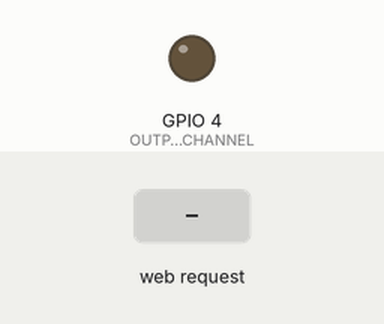
This program was run on a simulated ESP8266 (NodeMCU). On the bench: output pins drawn as LEDs (lit = HIGH). Inputs (shaded band) come from the test bench. WiFi joins after 1.5 s; servers stay silent unless stated; what the program prints to the serial monitor is not drawn.

Above: at 2.7 s.
2.8 s: HTTP request GET /toggle received
At 4.0 s:
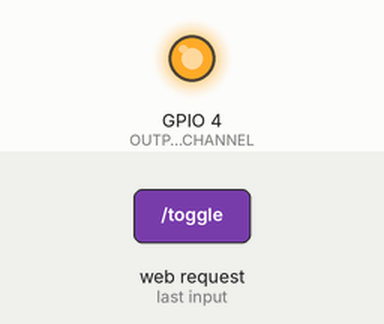
4.3 s: HTTP request GET /brightness/ received
At 5.2 s:
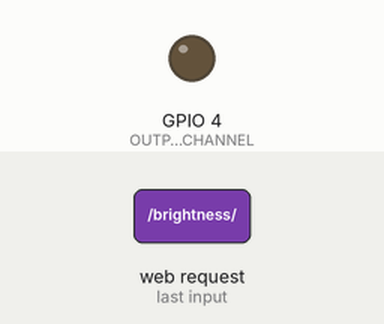
Timing chart, 0 to 7.3 s (numbered marks = the images above; inputs shaded):
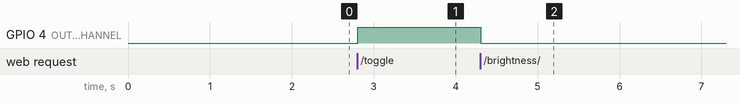

The program:

main.cpp
```cpp
#include <Arduino.h>
#include <ESP8266WiFi.h>

// is not using ESP RAM! -- best practice
#define OUTPUT_CHANNEL 4
#define PWM_MAX_VAL 1024

// wifi setting's
#define WIFI_NAME "Virus.exe"
#define WIFI_PASSWORD "24zov83xgrzwg7"

// Set web server port number to 80
WiFiServer server(80);

// Variable to store the HTTP request
String header;

// Variable to store LEDs state
bool isOn = false;

// Variable to store brightness
float brightness = 1.0;

// put your setup code here, to run once:
void setup() {
  Serial.begin(115200);

  // Set the pinmode of the pins to which the LEDs are connected
  pinMode(OUTPUT_CHANNEL, OUTPUT);
  analogWriteFreq(1000);

  // Setting up WiFi
  WiFi.begin(WIFI_NAME, WIFI_PASSWORD);
  Serial.print("Connection to ");
  Serial.println(WIFI_NAME);

  while(WiFi.status() != WL_CONNECTED) {
    delay(500);
    Serial.print(".");
  }

  // print IP adress and start web server
  Serial.println("");
  Serial.println("WiFi connected.");
  Serial.println("IP address: ");
  Serial.println(WiFi.localIP());   // this will display the Ip address of the Pi which should be entered into your browser
  server.begin();
}

// put your main code here, to run repeatedly:
void loop() {
  WiFiClient client = server.available();     // Listen for incoming clients

  if (client) {                               // If a new client connect's
    String currentLine = "";                  // make a String to hold incoming data from the client

    while(client.connected()) {               // loop while the client's connected
      if (client.available()) {               // if there are bytes to read
        char c = client.read();               // read a byte then
        Serial.write(c);                      // print it out the serial monitor
        header += c;

        if (c == '\n') {                    // if the byte is a newline character
          // if the current line is blank, you got two newline characters in a row.
          // that's the end of the client HTTP request, so send a response:
          if (currentLine.length() == 0) {
            // HTTP headers always start with a response code (e.g. HTTP/1.1 200 OK)
            // and a content-type so the client knows what's coming, then a blank line:
            client.println("HTTP/1.1 200 OK");
            client.println("Content-type:application/json");
            client.println("Connection: close");
            client.println();

            // get content of header
            if (header.indexOf("GET /toggle") >= 0) {                 // toggle lights
              isOn = !isOn;

              Serial.print("Toggeling light to: ");

              analogWrite(OUTPUT_CHANNEL, ((int)(brightness * PWM_MAX_VAL) % (PWM_MAX_VAL + 1)) * isOn);

              if (isOn) {
                Serial.println("on");
                client.println("{ \"state\": \"on\" }");
              } else {
                Serial.println("off");
                client.println("{ \"state\": \"off\" }");
              }

              client.stop();
            } else if (header.indexOf("GET /brightness/") >= 0) {      // Adjust brightness
              String sBrightness = header.substring(header.indexOf("GET /brightness"));
              sBrightness = sBrightness.substring(0, sBrightness.indexOf("HTTP") - 1);
              sBrightness = sBrightness.substring(sBrightness.lastIndexOf('/') + 1);

              brightness = atof(sBrightness.c_str());

              Serial.print("Setting brightness to: ");
              Serial.println(brightness);

              client.println(brightness);

              if (isOn) {
                analogWrite(OUTPUT_CHANNEL, (int)(brightness * PWM_MAX_VAL) % (PWM_MAX_VAL + 1));
              }

              client.stop();
            } else {
              Serial.println("unrecognized header");
              client.println("unrecognized header");

              Serial.println(header);

              client.stop();
            }
          } else {                // if you got a newline, then clear currentLine
            currentLine = "";
          }
        } else if (c != '\r') {  // if you got anything else but a carriage return character,
          currentLine += c;      // add it to the end of the currentLine
        }
      }
    }

    // Clear the header variable
    header = "";

    // Close the connection
    client.stop();
    Serial.println("Client disconnected.");
    Serial.println("");
  }
}
```

Measured:
- after the input at 2.8 s, GPIO 4 (OUTPUT_CHANNEL): LOW → HIGH at once
- after the input at 4.3 s, GPIO 4 (OUTPUT_CHANNEL): HIGH → LOW at once
